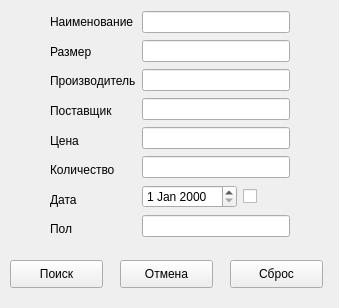
<?xml version="1.0" encoding="UTF-8"?>
<ui version="4.0">
 <class>search_form</class>
 <widget class="QWidget" name="search_form">
  <property name="geometry">
   <rect>
    <x>0</x>
    <y>0</y>
    <width>339</width>
    <height>308</height>
   </rect>
  </property>
  <property name="windowTitle">
   <string>Поиск</string>
  </property>
  <widget class="QPushButton" name="Search_Button">
   <property name="geometry">
    <rect>
     <x>10</x>
     <y>260</y>
     <width>93</width>
     <height>28</height>
    </rect>
   </property>
   <property name="text">
    <string>Поиск</string>
   </property>
  </widget>
  <widget class="QPushButton" name="Cancel_Button">
   <property name="geometry">
    <rect>
     <x>120</x>
     <y>260</y>
     <width>93</width>
     <height>28</height>
    </rect>
   </property>
   <property name="text">
    <string>Отмена</string>
   </property>
  </widget>
  <widget class="QPushButton" name="Reset_button">
   <property name="geometry">
    <rect>
     <x>230</x>
     <y>260</y>
     <width>93</width>
     <height>28</height>
    </rect>
   </property>
   <property name="text">
    <string>Сброс</string>
   </property>
  </widget>
  <widget class="QWidget" name="layoutWidget">
   <property name="geometry">
    <rect>
     <x>50</x>
     <y>10</y>
     <width>240</width>
     <height>231</height>
    </rect>
   </property>
   <layout class="QHBoxLayout" name="horizontalLayout_2">
    <item>
     <layout class="QVBoxLayout" name="verticalLayout_2">
      <item>
       <widget class="QLabel" name="label">
        <property name="text">
         <string>Наименование</string>
        </property>
       </widget>
      </item>
      <item>
       <widget class="QLabel" name="label_2">
        <property name="text">
         <string>Размер</string>
        </property>
       </widget>
      </item>
      <item>
       <widget class="QLabel" name="label_12">
        <property name="text">
         <string>Производитель</string>
        </property>
       </widget>
      </item>
      <item>
       <widget class="QLabel" name="label_13">
        <property name="text">
         <string>Поставщик</string>
        </property>
       </widget>
      </item>
      <item>
       <widget class="QLabel" name="label_14">
        <property name="text">
         <string>Цена</string>
        </property>
       </widget>
      </item>
      <item>
       <widget class="QLabel" name="label_15">
        <property name="text">
         <string>Количество</string>
        </property>
       </widget>
      </item>
      <item>
       <widget class="QLabel" name="label_16">
        <property name="text">
         <string>Дата</string>
        </property>
       </widget>
      </item>
      <item>
       <widget class="QLabel" name="label_18">
        <property name="text">
         <string>Пол</string>
        </property>
       </widget>
      </item>
     </layout>
    </item>
    <item>
     <layout class="QVBoxLayout" name="verticalLayout">
      <item>
       <widget class="QLineEdit" name="Name_line"/>
      </item>
      <item>
       <widget class="QLineEdit" name="Size_line"/>
      </item>
      <item>
       <widget class="QLineEdit" name="Manufacturer_line"/>
      </item>
      <item>
       <widget class="QLineEdit" name="Provider_line"/>
      </item>
      <item>
       <widget class="QLineEdit" name="Cost_line"/>
      </item>
      <item>
       <widget class="QLineEdit" name="Num_line"/>
      </item>
      <item>
       <layout class="QHBoxLayout" name="horizontalLayout">
        <item>
         <widget class="QDateEdit" name="dateEdit"/>
        </item>
        <item>
         <widget class="QCheckBox" name="checkBox">
          <property name="text">
           <string/>
          </property>
         </widget>
        </item>
       </layout>
      </item>
      <item>
       <widget class="QLineEdit" name="gender_line"/>
      </item>
     </layout>
    </item>
   </layout>
  </widget>
 </widget>
 <resources/>
 <connections/>
</ui>
